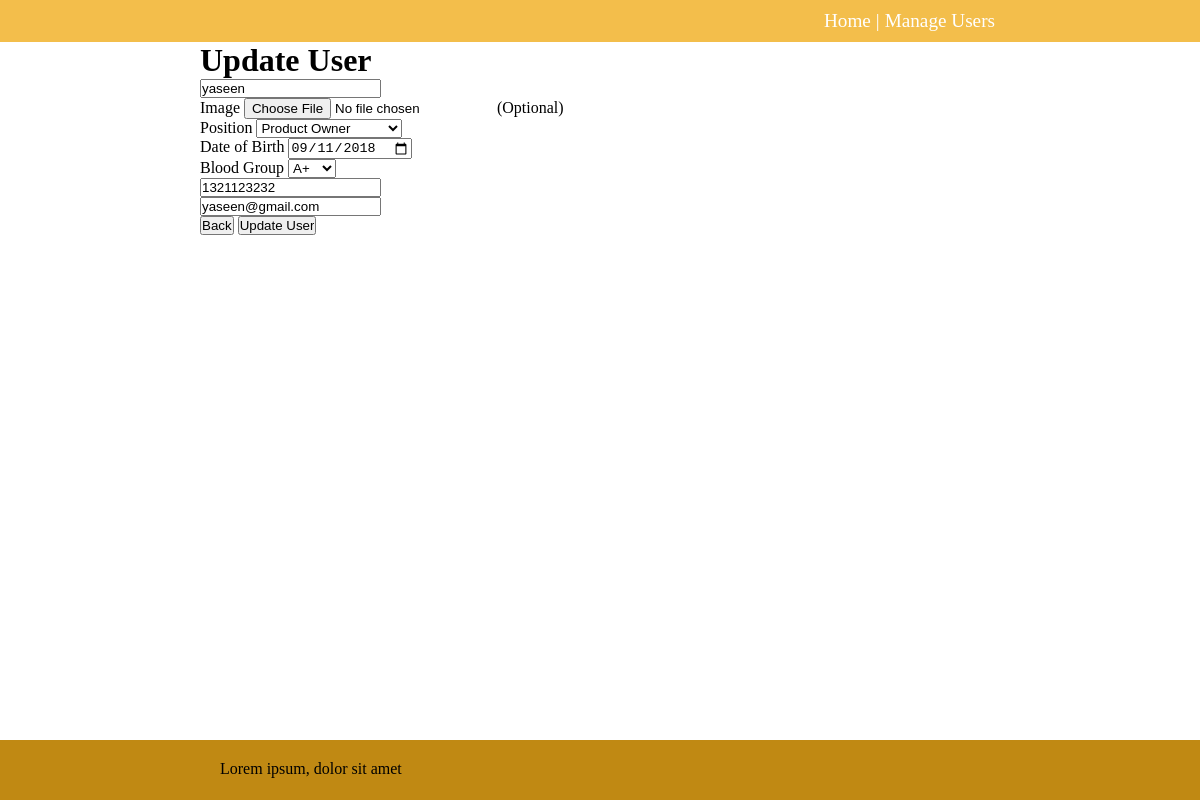
The app's page /update/4, older data.
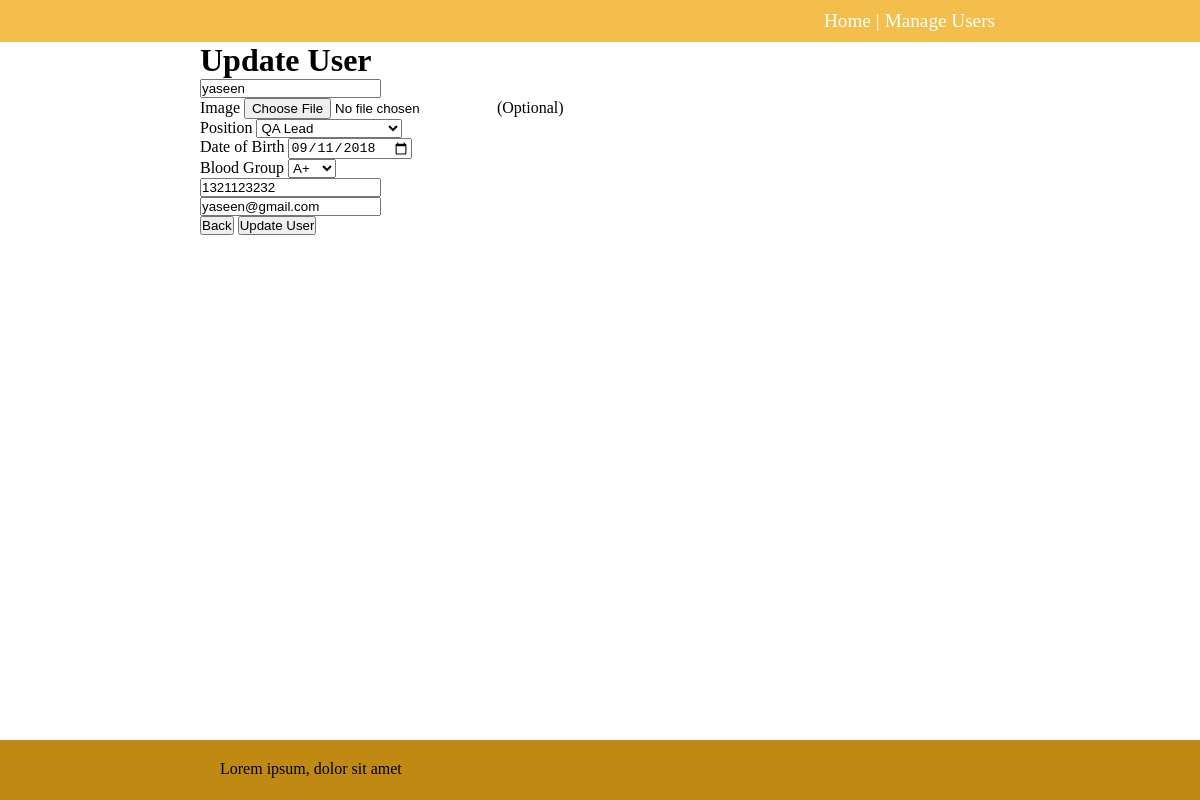
The same page, newer data.
### app.py (models this page shows, shortened)
class User(db.Model):
    id = db.Column(db.Integer, primary_key = True)
    name = db.Column(db.String(50), nullable = False)
    pic = db.Column(db.Text, unique = True, nullable = False)
    mimetype = db.Column(db.Text, nullable = False)
    position = db.Column(db.String(50), nullable = False)
    date_of_birth = db.Column(db.Date, nullable = False)
    blood_group = db.Column(db.String(50), nullable = False)
    phone = db.Column(db.String(50), nullable = False)
    email = db.Column(db.String(80), nullable = False)

### app.py (the view)
@app.route("/update/<int:id>",methods=['GET','POST'])
def update(id):
    user = User.query.get_or_404(id)
    if request.method == "POST":
        user.name = request.form['username']
        pic = request.files['pic']
        if pic:
            user.filename = secure_filename(pic.filename)
            user.mimetype = pic.mimetype
            user.pic = pic.read()
        user.position = request.form['position']
        dob = request.form['DOB'].split("-")
        user.date_of_birth = date(int(dob[0]), int(dob[1]), int(dob[2]))
        user.blood_group = request.form['blood_group']
        user.phone = request.form['phone']
        user.email = request.form['email']
        try:
            db.session.commit()
            return redirect("/users")
        except exc.IntegrityError:
            db.session.rollback()
            return f"The image was already associated with other user"
        except:
            return "There was a problem updating a user..."
    else:
        return render_template("update.html",user = user)

### templates/update.html (shortened to what this page needs)
{% extends 'base.html' %}
{% block body %}
<h1>Update User</h1>
<form action="{{ url_for('update',id = user.id) }}" enctype="multipart/form-data" method="POST">
    <input type="text" name="username" id="name" placeholder="Username" value={{ user.name }} required><br>
    <label for="pic">Image</label>
    <input type="file" name="pic" value="">(Optional)<br>
    <label for="position">Position</label>
    <select name="position" id="positions">
        <option value="Product Owner" {% if user.position == "Product Owner"%}selected{% endif %} >Product Owner</option>
        <option value="QA Lead" {% if user.position == "QA Lead"%}selected{% endif %} >QA Lead</option>
    </select> <br>
    <label for="DOB">Date of Birth</label>
    <input type="date" name="DOB" id="DOB" placeholder="Date of Birth" value={{ user.date_of_birth }} required><br>
    <label for="blood_group">Blood Group</label>
    <select name="blood_group" id="blood_group">
        <option value="A+" {% if user.blood_group == "A+"%}selected{% endif %} >A+</option>
    </select> <br>
    <input type="tel" name="phone" id="phone" placeholder="Phone" value={{ user.phone }} required><br>
    <input type="email" name="email" id="email" placeholder="Email" value={{ user.email }} required><br>
    <a href="{{ url_for('index') }}"><button>Back</button></a>
    <input type="submit" value="Update User">
</form>
{% endblock %}

Row changes from the older to the newer data that the page shows:
changed User "yaseen": position (not shown) → "QA Lead"
Text that changed along with them:
form field position: "Product Owner" → (not shown)
